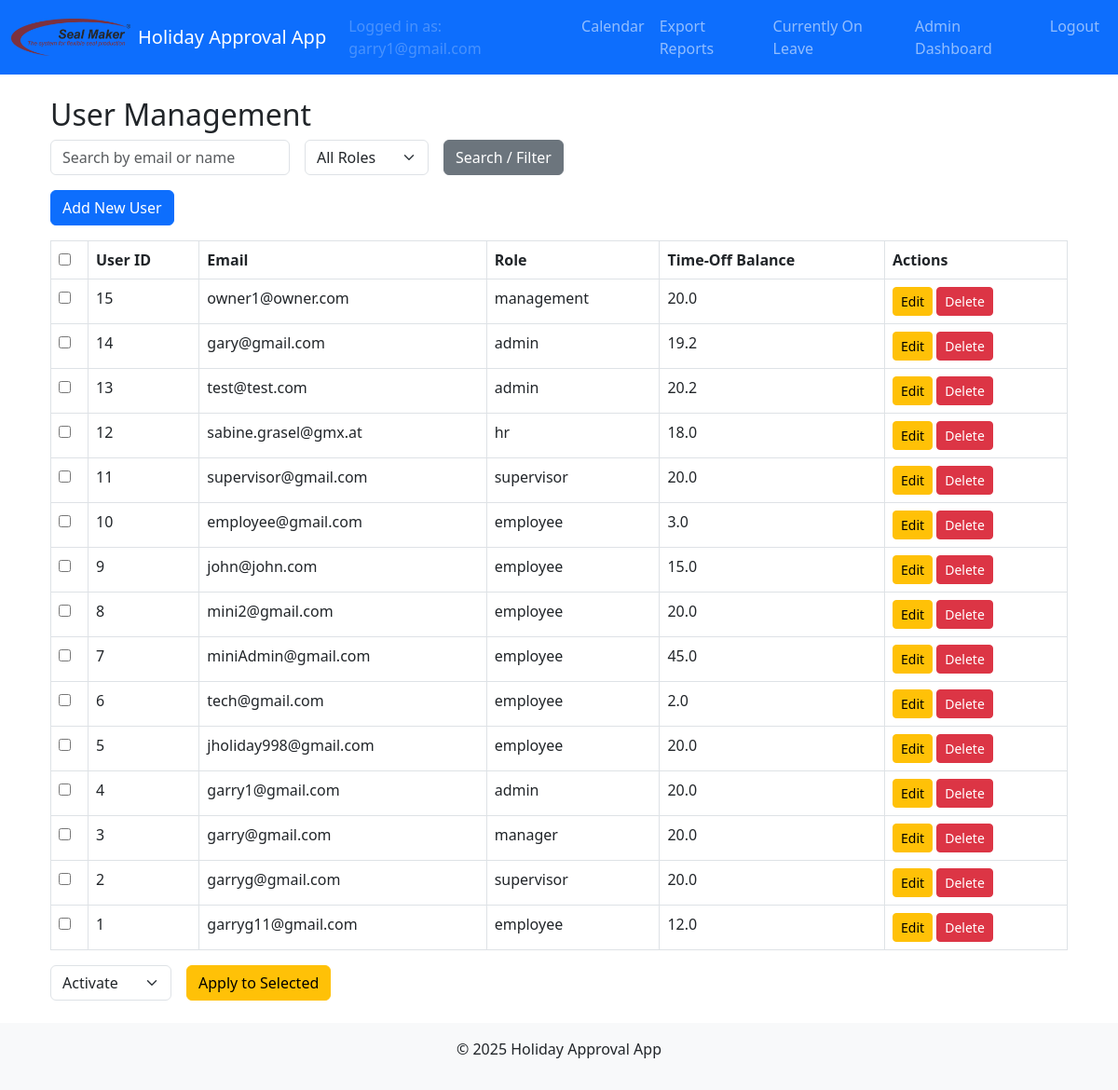
Page /admin/users (signed in) on the committed database.
### models.py (models this page shows, shortened)
class User(UserMixin, db.Model):
    id = db.Column(db.Integer, primary_key=True)
    email = db.Column(db.String(120), unique=True, nullable=False)
    name = db.Column(db.String(120), nullable=True)           # Full name field
    cost_center = db.Column(db.String(50), nullable=True)       # Cost center field
    password_hash = db.Column(db.String(128), nullable=False)
    role = db.Column(db.String(20), nullable=False)             # Roles: employee, supervisor, manager, admin, hr, sub-admin
    time_off_balance = db.Column(db.Float, nullable=False, default=20.0, server_default="20.0")
    active = db.Column(db.Boolean, nullable=False, default=True, server_default="1")
    department = db.Column(db.String(100), nullable=True)       # Department field
    force_password_reset = db.Column(db.Boolean, nullable=False, default=False, server_default="0")

### admin/routes.py (the view)
@admin_bp.route('/users', methods=['GET'])
@login_required
@admin_required
def users():
    search_term = request.args.get('search', '').strip()
    role_filter = request.args.get('role', '').strip()
    query = User.query
    if search_term:
        like_pattern = f"%{search_term}%"
        query = query.filter((User.email.ilike(like_pattern)) | (User.name.ilike(like_pattern)))
    if role_filter:
        query = query.filter_by(role=role_filter)
    users_list = query.order_by(User.id.desc()).all()
    return render_template('admin_users.html', users=users_list)

### admin/routes.py (called while the page is built)
def admin_required(func):
    @wraps(func)
    def wrapper(*args, **kwargs):
        if current_user.role not in ['admin', 'sub-admin']:
            flash(_("Access denied: Admins only."), "danger")
            return redirect(url_for('main.calendar'))
        return func(*args, **kwargs)
    return wrapper

### app.py (called while the page is built, shortened)
def create_app():
    app = Flask(__name__)
    app.config.from_object(Config)
    db.init_app(app)
    migrate.init_app(app, db)
    login_manager.init_app(app)
    bcrypt.init_app(app)
    mail.init_app(app)
    babel = Babel(app)
    babel.locale_selector_func = lambda: request.accept_languages.best_match(app.config['LANGUAGES'])
    @app.context_processor
    def inject_locale():
        return dict(get_locale=babel.locale_selector_func)
    login_manager.login_view = 'auth.login'
    @login_manager.user_loader
    def load_user(user_id):
        return User.query.get(int(user_id))

### templates/admin_users.html (shortened to what this page needs)
{% extends "layout.html" %}
{% block content %}
<div class="container">
  <h2>User Management</h2>
  <form class="row g-3 mb-3" method="GET" action="{{ url_for('admin.users') }}">
    <div class="col-auto">
      <input
        type="text"
        name="search"
        class="form-control"
        placeholder="Search by email or name"
        value="{{ request.args.get('search', '') }}"
      >
    </div>
    <div class="col-auto">
      <select name="role" class="form-select">
        <option value="">All Roles</option>
      </select>
    </div>
    <div class="col-auto">
      <button type="submit" class="btn btn-secondary">Search / Filter</button>
    </div>
  </form>
  <a href="{{ url_for('admin.new_user') }}" class="btn btn-primary mb-3">Add New User</a>
  {% if users %}
    <form method="POST" action="{{ url_for('admin.bulk_user_action') }}">
      <table class="table table-bordered">
        <thead>
          <tr>
            <th style="width: 40px;">
              <input
                type="checkbox"
                id="select-all"
                onclick="toggleAllCheckboxes(this)"
                title="Select / Deselect All"
              >
            </th>
            <th>User ID</th>
            <th>Email</th>
            <th>Role</th>
            <th>Time-Off Balance</th>
            <th>Actions</th>
          </tr>
        </thead>
        <tbody>
          {% for user in users %}
          <tr>
            <td>
              <input
                type="checkbox"
                name="user_ids"
                value="{{ user.id }}"
              >
            </td>
            <td>{{ user.id }}</td>
            <td>{{ user.email }}</td>
            <td>{{ user.role }}</td>
            <td>{{ user.time_off_balance }}</td>
            <td>
              <a href="{{ url_for('admin.edit_user', user_id=user.id) }}" class="btn btn-warning btn-sm">
                Edit
              </a>
              <form
                action="{{ url_for('admin.delete_user', user_id=user.id) }}"
                method="POST"
                style="display:inline;"
              >
                <button
                  type="submit"
                  class="btn btn-danger btn-sm"
                  onclick="return confirm('Delete this user?');"
                >
                  Delete
                </button>
              </form>
            </td>
          </tr>
          {% endfor %}
        </tbody>
      </table>
      <div class="row g-3">
        <div class="col-auto">
          <select name="action" class="form-select">
            <option value="activate">Activate</option>
          </select>
        </div>
        <div class="col-auto">
          <button type="submit" class="btn btn-warning">
            Apply to Selected
          </button>
        </div>
      </div>
    </form>
  {% else %}
    <p>No users found.</p>
  {% endif %}
</div>
{% endblock %}

### templates/layout.html (shortened to what this page needs)
<!doctype html>
<html lang="{{ get_locale() }}">
  <head>
    <link
      href="https://cdn.jsdelivr.net/npm/bootstrap@5.3.0/dist/css/bootstrap.min.css"
      rel="stylesheet"
    >
    <link rel="stylesheet" href="{{ url_for('static', filename='css/styles.css') }}">
  </head>
  <body>
    <nav class="navbar navbar-expand-lg navbar-dark bg-primary">
      <div class="container-fluid">
        <a class="navbar-brand d-flex align-items-center" href="{{ url_for('main.calendar') }}">
          <img
            src="{{ url_for('static', filename='img/logo.png') }}"
            alt="{{ _('Company Logo') }}"
            height="40"
            class="me-2"
          >
          <span>{{ _("Holiday Approval App") }}</span>
        </a>
        <div class="collapse navbar-collapse" id="navbarSupportedContent">
          <ul class="navbar-nav ms-auto">
            {% if current_user.is_authenticated %}
              <li class="nav-item">
                <span class="nav-link disabled">
                  {{ _("Logged in as:") }} {{ current_user.email }}
                </span>
              </li>
              <li class="nav-item">
                <a class="nav-link" href="{{ url_for('main.calendar') }}">{{ _("Calendar") }}</a>
              </li>
              <li class="nav-item">
                <a class="nav-link" href="{{ url_for('main.export_reports') }}">{{ _("Export Reports") }}</a>
              </li>
              <li class="nav-item">
                <a class="nav-link" href="{{ url_for('main.currently_on_leave') }}">{{ _("Currently On Leave") }}</a>
              </li>
              {% if current_user.role == 'employee' %}
                <li class="nav-item">
                  <a class="nav-link" href="{{ url_for('main.new_holiday_request') }}">{{ _("Request") }}</a>
                </li>
                <li class="nav-item">
                  <a class="nav-link" href="{{ url_for('main.employee_dashboard') }}">{{ _("Employee Dashboard") }}</a>
                </li>
              {% elif current_user.role == 'supervisor' %}
                <li class="nav-item">
                  <a class="nav-link" href="{{ url_for('main.supervisor_dashboard') }}">{{ _("Supervisor Dashboard") }}</a>
                </li>
              {% elif current_user.role == 'manager' %}
                <li class="nav-item">
                  <a class="nav-link" href="{{ url_for('main.manager_dashboard') }}">{{ _("Manager Dashboard") }}</a>
                </li>
              {% elif current_user.role == 'admin' %}
                <li class="nav-item">
                  <a class="nav-link" href="{{ url_for('admin.dashboard') }}">{{ _("Admin Dashboard") }}</a>
                </li>
              {% elif current_user.role == 'hr' %}
                <li class="nav-item">
                  <a class="nav-link" href="{{ url_for('hr.dashboard') }}">{{ _("HR Dashboard") }}</a>
                </li>
              {% elif current_user.role == 'management' %}
                <li class="nav-item">
                  <a class="nav-link" href="{{ url_for('main.management_dashboard') }}">{{ _("Management Dashboard") }}</a>
                </li>
              {% endif %}
              <li class="nav-item">
                <a class="nav-link" href="{{ url_for('auth.logout') }}">{{ _("Logout") }}</a>
              </li>
            {% else %}
              <li class="nav-item">
                <a class="nav-link" href="{{ url_for('auth.login') }}">{{ _("Login") }}</a>
              </li>
            {% endif %}
          </ul>
        </div>
      </div>
    </nav>
    <div class="container my-4">
      {% block content %}{% endblock %}
    </div>
    <footer class="bg-light text-center p-3">
      <div class="container">
        <p>&copy; 2025 {{ _("Holiday Approval App") }}</p>
      </div>
    </footer>
  </body>
</html>

### static/css/styles.css (style rules this page uses)
:root { --bs-primary: #800020; }

### rows in the picture
User: email "garry1@gmail.com", id "4", role "admin", time_off_balance "20.0"
User: id "15", email "owner1@owner.com", role "management", time_off_balance "20.0"
User: id "14", email "gary@gmail.com", role "admin", time_off_balance "19.2"
User: id "13", email "test@test.com", role "admin", time_off_balance "20.2"
User: id "12", email "sabine.grasel@gmx.at", role "hr", time_off_balance "18.0"
User: id "11", email "supervisor@gmail.com", role "supervisor", time_off_balance "20.0"
User: id "10", email "employee@gmail.com", role "employee", time_off_balance "3.0"
User: id "9", email "john@john.com", role "employee", time_off_balance "15.0"
User: id "8", email "mini2@gmail.com", role "employee", time_off_balance "20.0"
User: id "7", email "miniAdmin@gmail.com", role "employee", time_off_balance "45.0"
User: id "6", email "tech@gmail.com", role "employee", time_off_balance "2.0"
User: id "5", email "jholiday998@gmail.com", role "employee", time_off_balance "20.0"
User: id "3", email "garry@gmail.com", role "manager", time_off_balance "20.0"
User: id "2", email "garryg@gmail.com", role "supervisor", time_off_balance "20.0"
User: id "1", email "garryg11@gmail.com", role "employee", time_off_balance "12.0"
